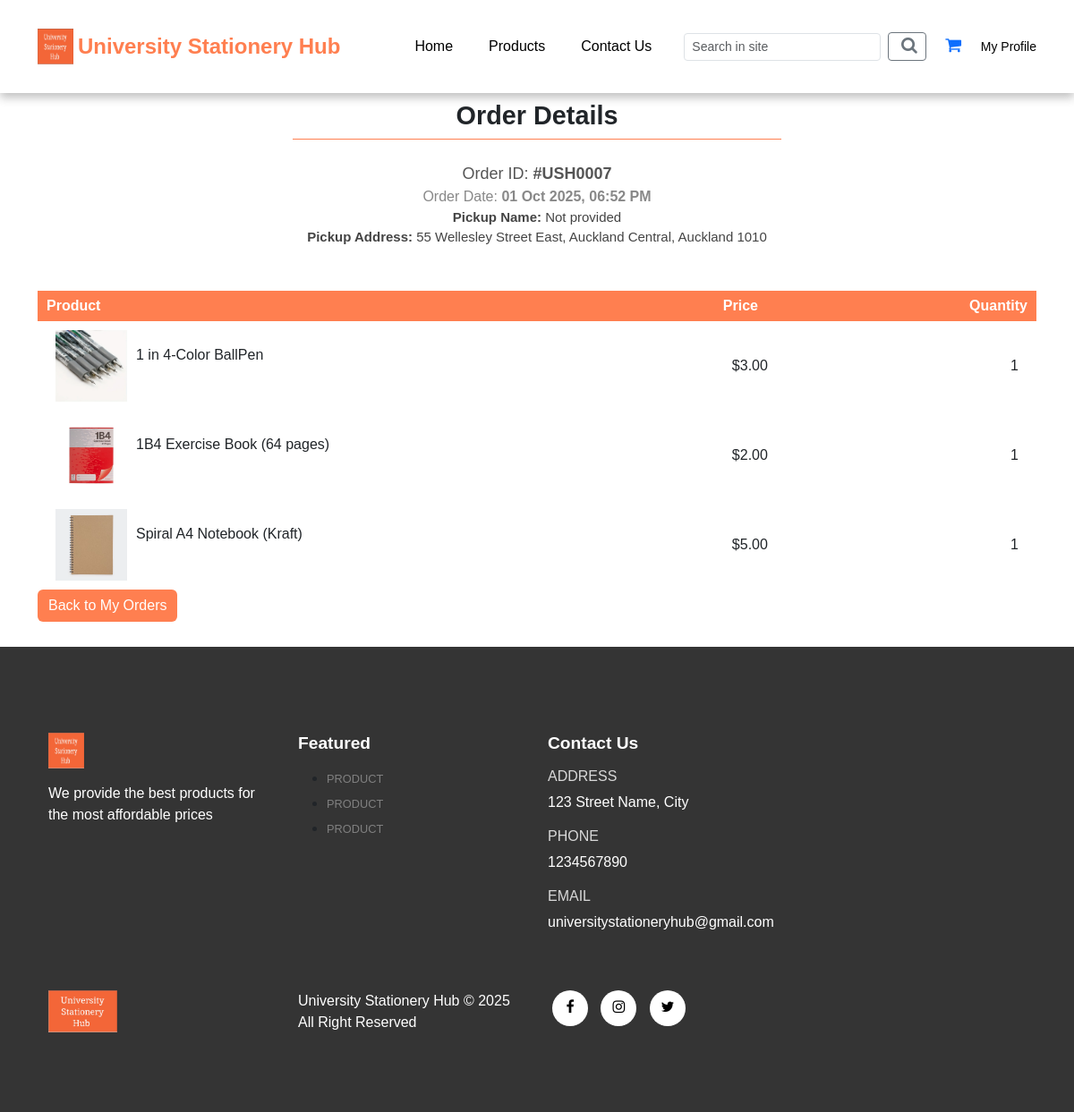
/order_details.php?order_id=7 (signed in), run on the app's committed database.
### tables this page shows
CREATE TABLE `orders` (
  `order_id` int(11) NOT NULL,
  `order_cost` decimal(6,2) NOT NULL,
  `order_status` varchar(20) NOT NULL DEFAULT 'on_hold',
  `user_id` int(11) NOT NULL,
  `user_phone` varchar(255) NOT NULL,
  `user_city` varchar(255) NOT NULL,
  `user_address` varchar(255) NOT NULL,
  `pickup_name` varchar(255) NOT NULL,
  `order_date` datetime NOT NULL DEFAULT current_timestamp()
);

CREATE TABLE `order_items` (
  `item_id` int(11) NOT NULL,
  `order_id` int(11) NOT NULL,
  `product_id` int(11) NOT NULL,
  `product_name` varchar(255) NOT NULL,
  `product_image` varchar(255) NOT NULL,
  `product_price` decimal(6,2) NOT NULL,
  `product_quantity` int(11) NOT NULL,
  `user_id` int(11) NOT NULL,
  `order_date` datetime NOT NULL DEFAULT current_timestamp()
);

### order_details.php (the view, shortened to what this page needs)
<?php
include('layouts/header.php');
include('server/connection.php');
if (isset($_POST['order_id'])) {
    $order_id = $_POST['order_id'];
    $order_status = isset($_POST['order_status']) ? $_POST['order_status'] : null;
} elseif (isset($_GET['order_id'])) {
    $order_id = $_GET['order_id'];
    $order_status = null;
} else {
    header('location: account.php');
    exit;
}
$order_date = '';
if ($order_status === null) {
    $stmt_status = $conn->prepare("SELECT order_status, order_date FROM orders WHERE order_id = ? LIMIT 1");
    $stmt_status->bind_param('i', $order_id);
    $stmt_status->execute();
    $result_status = $stmt_status->get_result();
    if ($row_status = $result_status->fetch_assoc()) {
        $order_date = $row_status['order_date'];
    } else {
        $order_status = '';
        $order_date = '';
    }
}
$stmt = $conn->prepare("SELECT * FROM order_items WHERE order_id = ?");
$stmt->bind_param('i', $order_id);
$stmt->execute();
$order_details = $stmt->get_result();
?>
<section id="orders" class="orders container my-5 py-3">
    <div class="container mt-5">
        <h2 class="font-weight-bold text-center">Order Details</h2>
        <hr class="mx-auto" />
        <p class="text-center" style="font-size:18px; color:#555; margin-bottom:0;">Order ID:
            <strong><?php echo '#USH' . str_pad($order_id, 4, '0', STR_PAD_LEFT); ?></strong></p>
        <?php if (!empty($order_date)): ?>
            <p class="text-center" style="font-size:16px; color:#888; margin-bottom:0;">Order Date:
                <strong><?php echo date('d M Y, h:i A', strtotime($order_date)); ?></strong></p>
        <?php
        $pickup_name = '';
        $pickup_address = '';
        $stmt_addr = $conn->prepare("SELECT user_address, user_phone, pickup_name FROM orders WHERE order_id = ? LIMIT 1");
        $stmt_addr->bind_param('i', $order_id);
        $stmt_addr->execute();
        $result_addr = $stmt_addr->get_result();
        if ($row_addr = $result_addr->fetch_assoc()) {
            $pickup_address = $row_addr['user_address'];
            $pickup_name = $row_addr['pickup_name'];
        }
        ?>
        <?php if ($pickup_name || $pickup_address): ?>
            <p class="text-center" style="font-size:15px; color:#444; margin-bottom:0;">
                <strong>Pickup Name:</strong> <?= htmlspecialchars($pickup_name ?: 'Not provided') ?><br>
                <strong>Pickup Address:</strong> <?= htmlspecialchars($pickup_address ?: 'Not provided') ?>
            </p>
        <?php endif; ?>
        <?php endif; ?>
    </div>
    <table class="mt-5 pt-5 mx-auto">
        <tr>
            <th>Product</th>
            <th>Price</th>
            <th>Quantity</th>
        </tr>
        <?php foreach ($order_details as $row) { ?>
            <tr>
                <td>
                    <div class="product-info">
                        <img src="assets/imgs/<?php echo $row['product_image']; ?>" alt="" />
                        <div>
                            <p class="mt-3"><?php echo $row['product_name']; ?></p>
                        </div>
                    </div>
                </td>
                <td>
                    <span>$<?php echo $row['product_price']; ?></span>
                </td>
                <td>
                    <span><?php echo $row['product_quantity']; ?></span>
                </td>
            </tr>
        <?php } ?>
    </table>
    <a href="my_orders.php" class="btn btn-secondary"
        style="float: left; background-color: #FF7F50; color: #fff; border: none;">Back to My Orders</a>
</section>
<?php include('layouts/footer.php') ?>

### assets/css/style.css (style rules this page uses)
* { margin: 0; padding: 0; box-sizing: border-box; }
body { font-family: "Poppins", sans-serif; }
h2 { font-size: 1.8rem; font-weight: 600; }
hr { width: 50%; margin: 5px auto; text-align: center; padding: 10px; border-top: 1px solid coral; opacity: 1; }
td:last-child { text-align: right; }
th:last-child { text-align: right; }
.orders table { width: 100%; border-collapse: collapse; }
.orders .product-info { display: flex; flex-wrap: wrap; }
.orders th { padding: 5px 10px; color: white; background-color: coral; }
.orders td { padding: 10px 20px; }
.orders td img { width: 80px; height: 80px; margin-right: 10px; }

### data on the page
orders: order_date "01 Oct 2025, 06:52 PM", pickup_name "Not provided", user_address "55 Wellesley Street East, Auckland Central, Auckland 1010"
order_items: product_image (picture), product_name "1 in 4-Color BallPen", product_price "3.00", product_quantity "1"
order_items: product_image (picture), product_name "1B4 Exercise Book (64 pages)", product_price "2.00", product_quantity "1"
order_items: product_image (picture), product_name "Spiral A4 Notebook (Kraft)", product_price "5.00", product_quantity "1"

### other printed values
str_pad($order_id, 4, '0', STR_PAD_LEFT) "0007"
